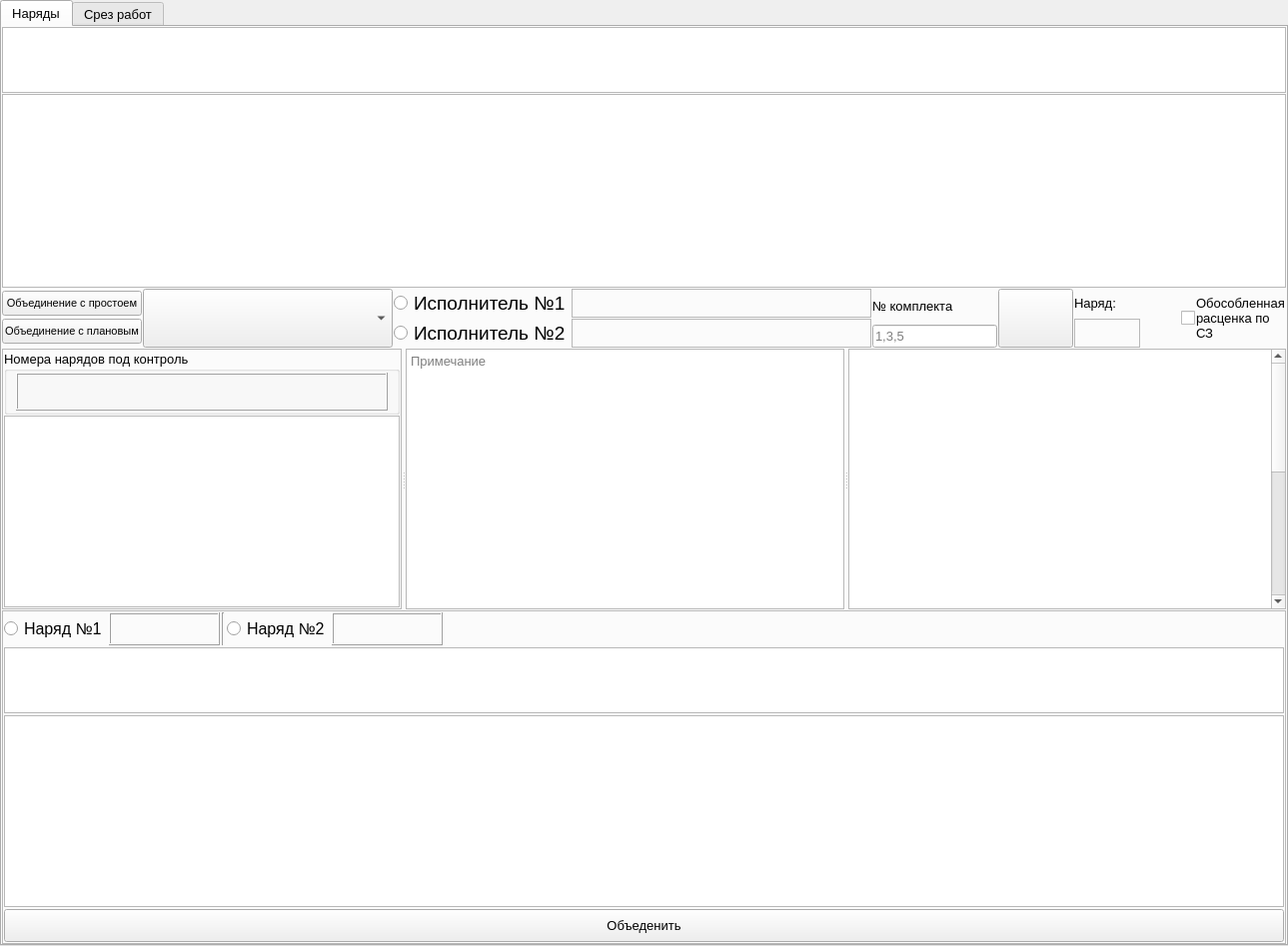
      <widget class="QWidget" name="tab_2">
       <attribute name="title">
        <string>Распределение нарядов</string>
       </attribute>
       <layout class="QVBoxLayout" name="verticalLayout_44">
        <property name="spacing">
         <number>3</number>
        </property>
        <property name="leftMargin">
         <number>0</number>
        </property>
        <property name="topMargin">
         <number>0</number>
        </property>
        <property name="rightMargin">
         <number>0</number>
        </property>
        <property name="bottomMargin">
         <number>0</number>
        </property>
        <item>
         <widget class="QTabWidget" name="tabWidget_3">
          <property name="font">
           <font>
            <pointsize>10</pointsize>
           </font>
          </property>
          <property name="currentIndex">
           <number>0</number>
          </property>
          <widget class="QWidget" name="tab_16">
           <attribute name="title">
            <string>Наряды</string>
           </attribute>
           <layout class="QVBoxLayout" name="verticalLayout_55">
            <property name="spacing">
             <number>1</number>
            </property>
            <property name="leftMargin">
             <number>0</number>
            </property>
            <property name="topMargin">
             <number>0</number>
            </property>
            <property name="rightMargin">
             <number>0</number>
            </property>
            <property name="bottomMargin">
             <number>0</number>
            </property>
            <item>
             <layout class="QVBoxLayout" name="verticalLayout_54">
              <item>
               <widget class="QTableWidget" name="tbl_filtr_vibor_nar_rasp">
                <property name="minimumSize">
                 <size>
                  <width>0</width>
                  <height>66</height>
                 </size>
                </property>
                <property name="maximumSize">
                 <size>
                  <width>16777215</width>
                  <height>66</height>
                 </size>
                </property>
               </widget>
              </item>
              <item>
               <widget class="QTableWidget" name="tbl_vibor_nar_rasp">
                <property name="font">
                 <font>
                  <pointsize>12</pointsize>
                 </font>
                </property>
                <property name="selectionBehavior">
                 <enum>QAbstractItemView::SelectRows</enum>
                </property>
                <attribute name="horizontalHeaderDefaultSectionSize">
                 <number>222</number>
                </attribute>
                <attribute name="horizontalHeaderShowSortIndicator" stdset="0">
                 <bool>false</bool>
                </attribute>
               </widget>
              </item>
              <item>
               <layout class="QHBoxLayout" name="horizontalLayout_17">
                <item>
                 <layout class="QVBoxLayout" name="verticalLayout_48">
                  <property name="spacing">
                   <number>1</number>
                  </property>
                  <item>
                   <widget class="QPushButton" name="btn_open_vibor_assoc_prost">
                    <property name="minimumSize">
                     <size>
                      <width>140</width>
                      <height>25</height>
                     </size>
                    </property>
                    <property name="maximumSize">
                     <size>
                      <width>140</width>
                      <height>25</height>
                     </size>
                    </property>
                    <property name="font">
                     <font>
                      <pointsize>8</pointsize>
                     </font>
                    </property>
                    <property name="toolTip">
                     <string>Открыть объединение нарядов</string>
                    </property>
                    <property name="text">
                     <string>Объединение с простоем</string>
                    </property>
                   </widget>
                  </item>
                  <item>
                   <widget class="QPushButton" name="btn_open_vibor_assoc_plan">
                    <property name="minimumSize">
                     <size>
                      <width>140</width>
                      <height>25</height>
                     </size>
                    </property>
                    <property name="maximumSize">
                     <size>
                      <width>140</width>
                      <height>25</height>
                     </size>
                    </property>
                    <property name="font">
                     <font>
                      <pointsize>8</pointsize>
                     </font>
                    </property>
                    <property name="text">
                     <string>Объединение с плановым</string>
                    </property>
                   </widget>
                  </item>
                 </layout>
                </item>
                <item>
                 <widget class="QComboBox" name="cmb_prof_rasp">
                  <property name="minimumSize">
                   <size>
                    <width>250</width>
                    <height>59</height>
                   </size>
                  </property>
                  <property name="maximumSize">
                   <size>
                    <width>250</width>
                    <height>59</height>
                   </size>
                  </property>
                 </widget>
                </item>
                <item>
                 <layout class="QVBoxLayout" name="verticalLayout_11">
                  <item>
                   <widget class="QRadioButton" name="radioButton_ispoln1">
                    <property name="maximumSize">
                     <size>
                      <width>177</width>
                      <height>16777215</height>
                     </size>
                    </property>
                    <property name="font">
                     <font>
                      <pointsize>14</pointsize>
                     </font>
                    </property>
                    <property name="text">
                     <string>Исполнитель №1</string>
                    </property>
                   </widget>
                  </item>
                  <item>
                   <widget class="QRadioButton" name="radioButton_ispoln2">
                    <property name="maximumSize">
                     <size>
                      <width>177</width>
                      <height>16777215</height>
                     </size>
                    </property>
                    <property name="font">
                     <font>
                      <pointsize>14</pointsize>
                     </font>
                    </property>
                    <property name="text">
                     <string>Исполнитель №2</string>
                    </property>
                   </widget>
                  </item>
                 </layout>
                </item>
                <item>
                 <layout class="QVBoxLayout" name="verticalLayout_14">
                  <item>
                   <widget class="QLabel" name="lbl_ispoln1">
                    <property name="minimumSize">
                     <size>
                      <width>300</width>
                      <height>0</height>
                     </size>
                    </property>
                    <property name="maximumSize">
                     <size>
                      <width>1238</width>
                      <height>16777215</height>
                     </size>
                    </property>
                    <property name="frameShape">
                     <enum>QFrame::StyledPanel</enum>
                    </property>
                    <property name="text">
                     <string/>
                    </property>
                   </widget>
                  </item>
                  <item>
                   <widget class="QLabel" name="lbl_ispoln2">
                    <property name="minimumSize">
                     <size>
                      <width>300</width>
                      <height>0</height>
                     </size>
                    </property>
                    <property name="maximumSize">
                     <size>
                      <width>1238</width>
                      <height>16777215</height>
                     </size>
                    </property>
                    <property name="frameShape">
                     <enum>QFrame::StyledPanel</enum>
                    </property>
                    <property name="text">
                     <string/>
                    </property>
                   </widget>
                  </item>
                 </layout>
                </item>
                <item>
                 <layout class="QVBoxLayout" name="verticalLayout_41">
                  <item>
                   <widget class="QLabel" name="label_12">
                    <property name="text">
                     <string>№ комплекта</string>
                    </property>
                   </widget>
                  </item>
                  <item>
                   <widget class="QLineEdit" name="le_nom_compl">
                    <property name="placeholderText">
                     <string>1,3,5</string>
                    </property>
                   </widget>
                  </item>
                 </layout>
                </item>
                <item>
                 <widget class="QPushButton" name="btn_primen_imena">
                  <property name="minimumSize">
                   <size>
                    <width>75</width>
                    <height>59</height>
                   </size>
                  </property>
                  <property name="maximumSize">
                   <size>
                    <width>75</width>
                    <height>59</height>
                   </size>
                  </property>
                  <property name="font">
                   <font>
                    <family>Wingdings 3</family>
                    <pointsize>33</pointsize>
                   </font>
                  </property>
                  <property name="toolTip">
                   <string>Назначить исполнителей</string>
                  </property>
                  <property name="toolTipDuration">
                   <number>-1</number>
                  </property>
                  <property name="text">
                   <string/>
                  </property>
                 </widget>
                </item>
                <item>
                 <layout class="QVBoxLayout" name="verticalLayout_13">
                  <item>
                   <widget class="QLabel" name="label_8">
                    <property name="minimumSize">
                     <size>
                      <width>66</width>
                      <height>0</height>
                     </size>
                    </property>
                    <property name="text">
                     <string>Наряд:</string>
                    </property>
                   </widget>
                  </item>
                  <item>
                   <widget class="QLabel" name="lbl_vibr_nar">
                    <property name="maximumSize">
                     <size>
                      <width>241</width>
                      <height>16777215</height>
                     </size>
                    </property>
                    <property name="frameShape">
                     <enum>QFrame::StyledPanel</enum>
                    </property>
                    <property name="text">
                     <string/>
                    </property>
                   </widget>
                  </item>
                 </layout>
                </item>
                <item>
                 <spacer name="horizontalSpacer_5">
                  <property name="orientation">
                   <enum>Qt::Horizontal</enum>
                  </property>
                  <property name="sizeHint" stdset="0">
                   <size>
                    <width>40</width>
                    <height>20</height>
                   </size>
                  </property>
                 </spacer>
                </item>
                <item>
                 <layout class="QHBoxLayout" name="horizontalLayout_2">
                  <item>
                   <widget class="QCheckBox" name="chk_obosobl_rasc">
                    <property name="maximumSize">
                     <size>
                      <width>22</width>
                      <height>16777215</height>
                     </size>
                    </property>
                    <property name="text">
                     <string/>
                    </property>
                   </widget>
                  </item>
                  <item>
                   <widget class="QLabel" name="label_2">
                    <property name="minimumSize">
                     <size>
                      <width>90</width>
                      <height>0</height>
                     </size>
                    </property>
                    <property name="maximumSize">
                     <size>
                      <width>90</width>
                      <height>16777215</height>
                     </size>
                    </property>
                    <property name="text">
                     <string>Обособленная расценка по СЗ</string>
                    </property>
                    <property name="wordWrap">
                     <bool>true</bool>
                    </property>
                   </widget>
                  </item>
                 </layout>
                </item>
               </layout>
              </item>
              <item>
               <widget class="QSplitter" name="splitter_5">
                <property name="orientation">
                 <enum>Qt::Horizontal</enum>
                </property>
                <widget class="QFrame" name="fr_otk">
                 <property name="minimumSize">
                  <size>
                   <width>0</width>
                   <height>71</height>
                  </size>
                 </property>
                 <property name="maximumSize">
                  <size>
                   <width>400</width>
                   <height>123123</height>
                  </size>
                 </property>
                 <property name="frameShape">
                  <enum>QFrame::StyledPanel</enum>
                 </property>
                 <property name="frameShadow">
                  <enum>QFrame::Raised</enum>
                 </property>
                 <layout class="QVBoxLayout" name="verticalLayout_49">
                  <property name="spacing">
                   <number>1</number>
                  </property>
                  <property name="leftMargin">
                   <number>1</number>
                  </property>
                  <property name="topMargin">
                   <number>1</number>
                  </property>
                  <property name="rightMargin">
                   <number>1</number>
                  </property>
                  <property name="bottomMargin">
                   <number>1</number>
                  </property>
                  <item>
                   <widget class="QGroupBox" name="groupBox_6">
                    <property name="title">
                     <string>Номера нарядов под контроль</string>
                    </property>
                    <property name="flat">
                     <bool>false</bool>
                    </property>
                    <property name="checkable">
                     <bool>false</bool>
                    </property>
                    <layout class="QHBoxLayout" name="horizontalLayout_19">
                     <property name="spacing">
                      <number>1</number>
                     </property>
                     <property name="topMargin">
                      <number>1</number>
                     </property>
                     <property name="bottomMargin">
                      <number>1</number>
                     </property>
                     <item>
                      <widget class="QLabel" name="lbl_nnar_for_control">
                       <property name="minimumSize">
                        <size>
                         <width>151</width>
                         <height>38</height>
                        </size>
                       </property>
                       <property name="maximumSize">
                        <size>
                         <width>16777215</width>
                         <height>16777215</height>
                        </size>
                       </property>
                       <property name="frameShape">
                        <enum>QFrame::Box</enum>
                       </property>
                       <property name="frameShadow">
                        <enum>QFrame::Raised</enum>
                       </property>
                       <property name="text">
                        <string/>
                       </property>
                       <property name="wordWrap">
                        <bool>true</bool>
                       </property>
                      </widget>
                     </item>
                    </layout>
                   </widget>
                  </item>
                  <item>
                   <widget class="QTableWidget" name="tbl_list_empl_for_kontr"/>
                  </item>
                 </layout>
                </widget>
                <widget class="QSplitter" name="splitter_4">
                 <property name="orientation">
                  <enum>Qt::Horizontal</enum>
                 </property>
                 <widget class="QTextEdit" name="te_comment">
                  <property name="placeholderText">
                   <string>Примечание</string>
                  </property>
                 </widget>
                 <widget class="QTableWidget" name="tbl_vibor_rabotn_rasp">
                  <property name="selectionMode">
                   <enum>QAbstractItemView::SingleSelection</enum>
                  </property>
                  <property name="selectionBehavior">
                   <enum>QAbstractItemView::SelectRows</enum>
                  </property>
                  <attribute name="verticalHeaderVisible">
                   <bool>false</bool>
                  </attribute>
                  <attribute name="verticalHeaderCascadingSectionResizes">
                   <bool>true</bool>
                  </attribute>
                  <attribute name="verticalHeaderShowSortIndicator" stdset="0">
                   <bool>false</bool>
                  </attribute>
                  <attribute name="verticalHeaderStretchLastSection">
                   <bool>true</bool>
                  </attribute>
                  <row>
                   <property name="text">
                    <string>1</string>
                   </property>
                  </row>
                  <row>
                   <property name="text">
                    <string>Новая строка</string>
                   </property>
                  </row>
                  <row>
                   <property name="text">
                    <string>Новая строка</string>
                   </property>
                  </row>
                  <row>
                   <property name="text">
                    <string>Новая строка</string>
                   </property>
                  </row>
                  <row>
                   <property name="text">
                    <string>Новая строка</string>
                   </property>
                  </row>
                  <row>
                   <property name="text">
                    <string>Новая строка</string>
                   </property>
                  </row>
                  <row>
                   <property name="text">
                    <string>Новая строка</string>
                   </property>
                  </row>
                  <row>
                   <property name="text">
                    <string>Новая строка</string>
                   </property>
                  </row>
                  <row>
                   <property name="text">
                    <string>Новая строка</string>
                   </property>
                  </row>
                  <row>
                   <property name="text">
                    <string>Новая строка</string>
                   </property>
                  </row>
                  <row>
                   <property name="text">
                    <string>Новая строка</string>
                   </property>
                  </row>
                  <row>
                   <property name="text">
                    <string>Новая строка</string>
                   </property>
                  </row>
                  <row>
                   <property name="text">
                    <string>Новая строка</string>
                   </property>
                  </row>
                  <row>
                   <property name="text">
                    <string>Новая строка</string>
                   </property>
                  </row>
                  <row>
                   <property name="text">
                    <string>Новая строка</string>
                   </property>
                  </row>
                  <row>
                   <property name="text">
                    <string>Новая строка</string>
                   </property>
                  </row>
                  <row>
                   <property name="text">
                    <string>Новая строка</string>
                   </property>
                  </row>
                 </widget>
                </widget>
               </widget>
              </item>
              <item>
               <widget class="QFrame" name="fr_vibor_assoc_prost">
                <property name="frameShape">
                 <enum>QFrame::StyledPanel</enum>
                </property>
                <property name="frameShadow">
                 <enum>QFrame::Raised</enum>
                </property>
                <layout class="QVBoxLayout" name="verticalLayout_12">
                 <property name="spacing">
                  <number>2</number>
                 </property>
                 <property name="leftMargin">
                  <number>1</number>
                 </property>
                 <property name="topMargin">
                  <number>1</number>
                 </property>
                 <property name="rightMargin">
                  <number>1</number>
                 </property>
                 <property name="bottomMargin">
                  <number>1</number>
                 </property>
                 <item>
                  <layout class="QHBoxLayout" name="horizontalLayout_18">
                   <item>
                    <widget class="QRadioButton" name="rb_assoc_prost_1">
                     <property name="font">
                      <font>
                       <pointsize>12</pointsize>
                      </font>
                     </property>
                     <property name="text">
                      <string>Наряд №1</string>
                     </property>
                    </widget>
                   </item>
                   <item>
                    <widget class="QLabel" name="lbl_nom_nar_assoc_prost_1">
                     <property name="minimumSize">
                      <size>
                       <width>111</width>
                       <height>33</height>
                      </size>
                     </property>
                     <property name="font">
                      <font>
                       <pointsize>12</pointsize>
                      </font>
                     </property>
                     <property name="frameShape">
                      <enum>QFrame::Box</enum>
                     </property>
                     <property name="frameShadow">
                      <enum>QFrame::Raised</enum>
                     </property>
                     <property name="text">
                      <string/>
                     </property>
                    </widget>
                   </item>
                   <item>
                    <widget class="Line" name="line">
                     <property name="orientation">
                      <enum>Qt::Vertical</enum>
                     </property>
                    </widget>
                   </item>
                   <item>
                    <widget class="QRadioButton" name="rb_assoc_prost_2">
                     <property name="font">
                      <font>
                       <pointsize>12</pointsize>
                      </font>
                     </property>
                     <property name="text">
                      <string>Наряд №2</string>
                     </property>
                    </widget>
                   </item>
                   <item>
                    <widget class="QLabel" name="lbl_nom_nar_assoc_prost_2">
                     <property name="minimumSize">
                      <size>
                       <width>111</width>
                       <height>33</height>
                      </size>
                     </property>
                     <property name="font">
                      <font>
                       <pointsize>12</pointsize>
                      </font>
                     </property>
                     <property name="frameShape">
                      <enum>QFrame::Box</enum>
                     </property>
                     <property name="frameShadow">
                      <enum>QFrame::Raised</enum>
                     </property>
                     <property name="text">
                      <string/>
                     </property>
                    </widget>
                   </item>
                   <item>
                    <spacer name="horizontalSpacer_6">
                     <property name="orientation">
                      <enum>Qt::Horizontal</enum>
                     </property>
                     <property name="sizeHint" stdset="0">
                      <size>
                       <width>40</width>
                       <height>20</height>
                      </size>
                     </property>
                    </spacer>
                   </item>
                  </layout>
                 </item>
                 <item>
                  <widget class="QTableWidget" name="tbl_filtr_vibor_assoc_prost">
                   <property name="minimumSize">
                    <size>
                     <width>0</width>
                     <height>66</height>
                    </size>
                   </property>
                   <property name="maximumSize">
                    <size>
                     <width>16777215</width>
                     <height>66</height>
                    </size>
                   </property>
                  </widget>
                 </item>
                 <item>
                  <widget class="QTableWidget" name="tbl_vibor_assoc_prost">
                   <property name="font">
                    <font>
                     <pointsize>12</pointsize>
                    </font>
                   </property>
                   <property name="selectionBehavior">
                    <enum>QAbstractItemView::SelectRows</enum>
                   </property>
                   <attribute name="horizontalHeaderDefaultSectionSize">
                    <number>222</number>
                   </attribute>
                   <attribute name="horizontalHeaderShowSortIndicator" stdset="0">
                    <bool>false</bool>
                   </attribute>
                  </widget>
                 </item>
                 <item>
                  <widget class="QPushButton" name="btn_vibor_assoc_prost">
                   <property name="minimumSize">
                    <size>
                     <width>0</width>
                     <height>33</height>
                    </size>
                   </property>
                   <property name="maximumSize">
                    <size>
                     <width>16777215</width>
                     <height>33</height>
                    </size>
                   </property>
                   <property name="text">
                    <string>Объеденить</string>
                   </property>
                  </widget>
                 </item>
                </layout>
               </widget>
              </item>
             </layout>
            </item>
           </layout>
          </widget>
          <widget class="QWidget" name="tab_slice">
           <attribute name="title">
            <string>Срез работ</string>
           </attribute>
           <layout class="QVBoxLayout" name="verticalLayout_45">
            <item>
             <widget class="QGroupBox" name="groupBox_4">
              <property name="title">
               <string>Нагрузка</string>
              </property>
              <layout class="QVBoxLayout" name="verticalLayout_46">
               <item>
                <widget class="QTableWidget" name="tbl_nagruzka"/>
               </item>
              </layout>
             </widget>
            </item>
            <item>
             <widget class="QGroupBox" name="groupBox_5">
              <property name="title">
               <string>Выработка</string>
              </property>
              <layout class="QVBoxLayout" name="verticalLayout_47">
               <item>
                <widget class="QTableWidget" name="tbl_virabotka"/>
               </item>
              </layout>
             </widget>
            </item>
           </layout>
          </widget>
         </widget>
        </item>
       </layout>
      </widget>
